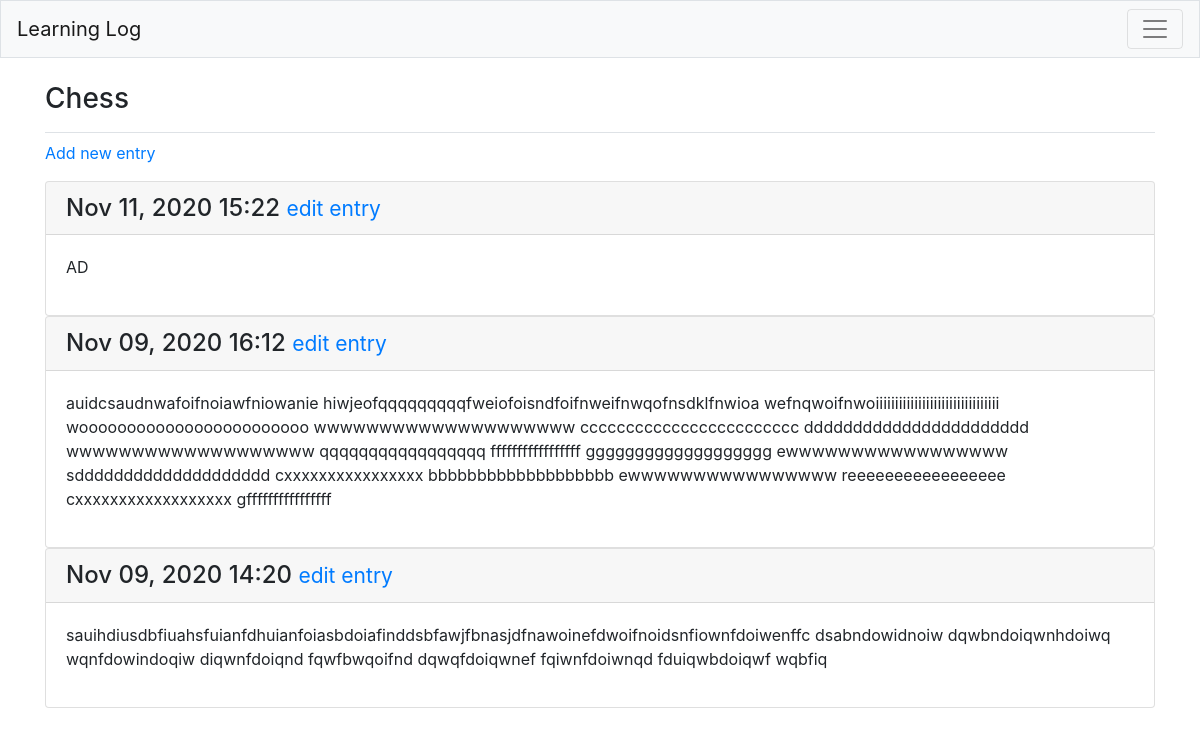
The page /topics/1/ (signed in) on the database its author committed.
### learning_logs/models.py (models this page shows, shortened)
class Topic(models.Model):
	text = models.CharField(max_length=200,blank=True, default='')
	date_added = models.DateTimeField(auto_now_add=True)
	owner = models.ForeignKey(User, on_delete=models.CASCADE)
	def __str__(self):
		return self.text

class Entry(models.Model):
	topic = models.ForeignKey(Topic, on_delete=models.CASCADE)
	text = models.TextField()
	date_added = models.DateTimeField(auto_now_add=True)
	class Meta:
		verbose_name_plural = 'entries'                #Mate存储用于管理模型的额外信息，让Django用entries来表示多个条目

### learning_logs/views.py (the view)
# urls.py: path('topics/<int:topic_id>/', views.topic, name='topic'),
@login_required
def topic(request, topic_id):
	topic = Topic.objects.get(id=topic_id) 																#????
	if topic.owner != request.user:
		raise Http404
	entries = topic.entry_set.order_by('-date_added')
	context = {'topic': topic, 'entries': entries}
	return render(request, 'learning_logs/topic.html', context)

### learning_logs/templates/learning_logs/topic.html (shortened to what this page needs)
{% extends "learning_logs/base.html" %}
{% block page_header %}
<h3>{{ topic }}</h3>
{% endblock page_header %}
{% block content %}
    <p>
        <a href="{% url 'learning_logs:new_entry' topic.id %}">Add new entry</a>
    </p>
{% for entry in entries %}
    <div class="card mn-3">
        <h4 class="card-header">
            {{ entry.date_added|date:'M d, Y H:i' }}
            <small><a href="{% url 'learning_logs:edit_entry' entry.id %}">
                edit entry
            </a> </small>
        </h4>
        <div class="card-body">
            {{ entry.text|linebreaks }}
        </div>
    </div>
	{% empty %}
		<p>There are no entries for this topic yet.</p>
	{% endfor %}
{% endblock content %}

### rows shown on the page
Topic: text "Chess"
Entry: date_added "Nov 11, 2020 15:22", text "AD"
Entry: date_added "Nov 09, 2020 16:12", text "auidcsaudnwafoifnoiawfniowanie hiwjeofqqqqqqqqqfweiofoisndfoifnweifnwqofnsdklfnwioa wefnqwoifnwoiiiiiiiiiiiiiiiiiiiiiiiiiiiiiiii woooooooooooooooooooooooo wwwwwwwwwwwwwwwwwwww cccccccccccccccccccccccc ddddddddddddddddddddddd wwwwwwwwwwwwwwwwwww qqqqqqqqqqqqqqqqq fffffffffffffffff ggggggggggggggggggg ewwwwwwwwwwwwwwwww sdddddddddddddddddddd cxxxxxxxxxxxxxxxx bbbbbbbbbbbbbbbbbbb ewwwwwwwwwwwwwwww reeeeeeeeeeeeeeeee cxxxxxxxxxxxxxxxxxx gffffffffffffffff"
Entry: date_added "Nov 09, 2020 14:20", text "sauihdiusdbfiuahsfuianfdhuianfoiasbdoiafinddsbfawjfbnasjdfnawoinefdwoifnoidsnfiownfdoiwenffc dsabndowidnoiw dqwbndoiqwnhdoiwq wqnfdowindoqiw diqwnfdoiqnd fqwfbwqoifnd dqwqfdoiqwnef fqiwnfdoiwnqd fduiqwbdoiqwf wqbfiq"
